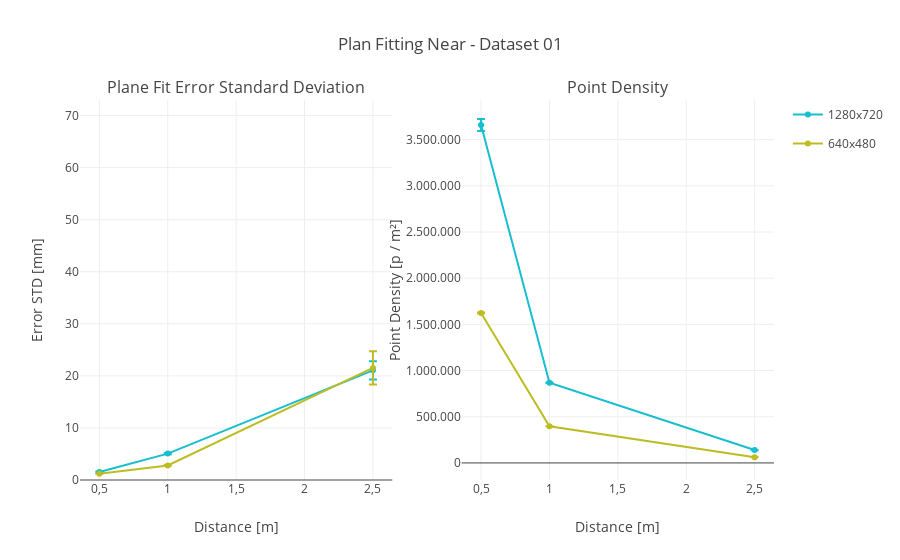

The notebook cell this image was saved under:
### Code cell
plotPlaneData(pcDataNear01, 'Plan Fitting Near - Dataset 01')

### Figure 1 — Plotly figure (JSON) as saved in the notebook; plotly's stock layout.template omitted (floating-point values rounded to 4 significant figures)
{"data": [{"error_y": {"array": [0.09469, 0.1412, 1.762], "color": "rgb(23, 190, 207)", "symmetric": true, "type": "data", "visible": true}, "legendgroup": "1280x720", "line": {"color": "rgb(23, 190, 207)"}, "name": "1280x720", "showlegend": true, "type": "scatter", "x": [0.5, 1, 2.5], "xaxis": "x1", "y": [1.542, 5.07, 21.07], "yaxis": "y1"}, {"error_y": {"array": [0.00569, 0.07063, 3.216], "color": "rgb(188, 189, 34)", "symmetric": true, "type": "data", "visible": true}, "legendgroup": "640x480", "line": {"color": "rgb(188, 189, 34)"}, "name": "640x480", "showlegend": true, "type": "scatter", "x": [0.5, 1, 2.5], "xaxis": "x1", "y": [1.21, 2.802, 21.54], "yaxis": "y1"}, {"error_y": {"array": [64320.0, 2919.0, 896.5], "color": "rgb(23, 190, 207)", "symmetric": true, "type": "data", "visible": true}, "legendgroup": "1280x720", "line": {"color": "rgb(23, 190, 207)"}, "name": "1280x720", "showlegend": false, "type": "scatter", "x": [0.5, 1, 2.5], "xaxis": "x2", "y": [3659000.0, 868700.0, 139400.0], "yaxis": "y2"}, {"error_y": {"array": [3096.0, 851.3, 564.2], "color": "rgb(188, 189, 34)", "symmetric": true, "type": "data", "visible": true}, "legendgroup": "640x480", "line": {"color": "rgb(188, 189, 34)"}, "name": "640x480", "showlegend": false, "type": "scatter", "x": [0.5, 1, 2.5], "xaxis": "x2", "y": [1624000.0, 396900.0, 61520.0], "yaxis": "y2"}], "layout": {"annotations": [{"font": {"size": 16}, "showarrow": false, "text": "Plane Fit Error Standard Deviation", "x": 0.225, "xanchor": "center", "xref": "paper", "y": 1, "yanchor": "bottom", "yref": "paper"}, {"font": {"size": 16}, "showarrow": false, "text": "Point Density", "x": 0.775, "xanchor": "center", "xref": "paper", "y": 1, "yanchor": "bottom", "yref": "paper"}], "separators": ",.", "title": "Plan Fitting Near - Dataset 01", "xaxis1": {"anchor": "y1", "domain": [0, 0.45], "title": "Distance [m]"}, "xaxis2": {"anchor": "y2", "domain": [0.55, 1], "title": "Distance [m]"}, "yaxis1": {"anchor": "x1", "domain": [0, 1], "range": [0, 73], "title": "Error STD [mm]"}, "yaxis2": {"anchor": "x2", "domain": [0, 1], "hoverformat": ",.2f", "tickformat": ",d", "title": "Point Density [p / m²]"}}}
